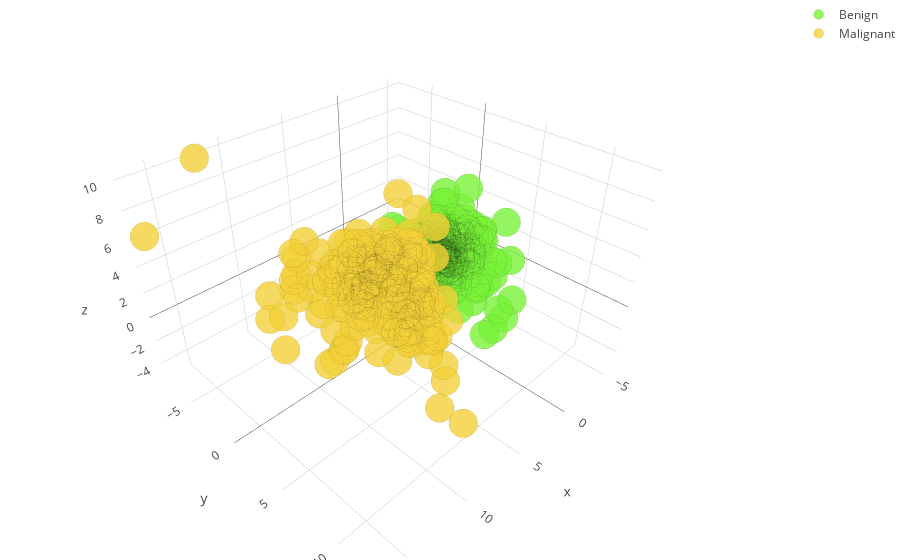

This figure's notebook cell:
### Markdown cell above
(Please note, this isn't for the color plot extra credit, this is for the interactive/animation extra credit, to which wasn't technically ruled out in that specific criterion. It was a cool way to demonstrate the power of Sci Kit and intereactive ability of Plotly.) Also note that the interactive graph worked at one point, and I have video proof, but now the interactive graph won't render, though no error pops up.

### Code cell
# Render the interactive graph
fig = go.Figure(data=data, layout=layout)
plotly.offline.iplot(fig)

### Figure 1 — Plotly figure (JSON) as saved in the notebook; plotly's stock layout.template omitted (floating-point values rounded to 4 significant figures; data arrays with more than 128 entries replaced by an {"elided": "..."} marker saying what was removed)
{"data": [{"marker": {"color": "rgb(122, 244, 56)", "line": {"color": "rgba(0, 0, 0, 0.14)", "width": 0.5}, "opacity": 0.8, "size": 10}, "mode": "markers", "name": "Benign", "type": "scatter3d", "x": {"elided": "357 float values"}, "y": {"elided": "357 float values"}, "z": {"elided": "357 float values"}}, {"marker": {"color": "rgb(244, 209, 56)", "line": {"color": "rgba(0, 0, 0, 0.14)", "width": 0.5}, "opacity": 0.8, "size": 10}, "mode": "markers", "name": "Malignant", "type": "scatter3d", "x": {"elided": "212 float values"}, "y": {"elided": "212 float values"}, "z": {"elided": "212 float values"}}], "layout": {"margin": {"b": 0, "l": 0, "r": 0, "t": 0}, "showlegend": true}}
